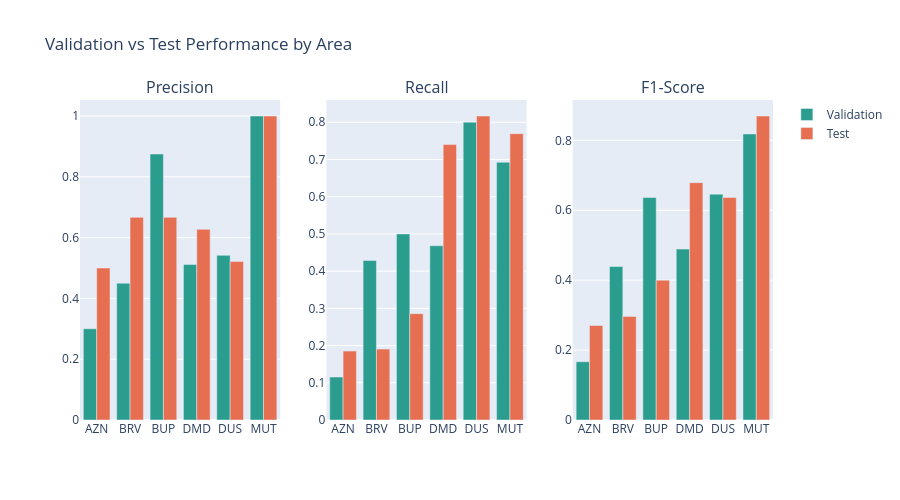

Notebook code cell kept with this figure:
### Markdown cell above
## 11. Area-wise Performance Summary (Interactive)

### Code cell
if evaluation and model_selection:
    # Combine validation and test per-class metrics
    val_per_class = model_selection.get('validation_per_class', {})
    test_per_class = evaluation['metrics']['per_class']
    
    comparison_data = []
    for label in evaluation['labels']:
        comparison_data.append({
            'Area Code': label,
            'Area': CODE_TO_AREA.get(label, label),
            'Val Precision': val_per_class.get(label, {}).get('precision', 0),
            'Val Recall': val_per_class.get(label, {}).get('recall', 0),
            'Val F1': val_per_class.get(label, {}).get('f1', 0),
            'Test Precision': test_per_class.get(label, {}).get('precision', 0),
            'Test Recall': test_per_class.get(label, {}).get('recall', 0),
            'Test F1': test_per_class.get(label, {}).get('f1', 0),
        })
    
    comp_df = pd.DataFrame(comparison_data)
    
    # Create comparison chart
    fig = make_subplots(
        rows=1, cols=3,
        subplot_titles=('Precision', 'Recall', 'F1-Score')
    )
    
    for idx, (metric, col_idx) in enumerate([('Precision', 1), ('Recall', 2), ('F1', 3)]):
        fig.add_trace(
            go.Bar(
                name='Validation',
                x=comp_df['Area Code'],
                y=comp_df[f'Val {metric}'],
                marker_color='#2a9d8f',
                showlegend=idx == 0
            ),
            row=1, col=col_idx
        )
        fig.add_trace(
            go.Bar(
                name='Test',
                x=comp_df['Area Code'],
                y=comp_df[f'Test {metric}'],
                marker_color='#e76f51',
                showlegend=idx == 0
            ),
            row=1, col=col_idx
        )
    
    fig.update_layout(
        title_text='Validation vs Test Performance by Area',
        height=500,
        barmode='group'
    )
    fig.show()
    
    # Display comparison table
    print("\nValidation vs Test Performance Comparison:")
    display(comp_df.style.format({
        'Val Precision': '{:.3f}',
        'Val Recall': '{:.3f}',
        'Val F1': '{:.3f}',
        'Test Precision': '{:.3f}',
        'Test Recall': '{:.3f}',
        'Test F1': '{:.3f}'
    }).hide(axis='index'))
else:
    print("Results not available")

### Figure 1 — Plotly figure (JSON) as saved in the notebook; plotly's stock layout.template omitted (floating-point values rounded to 4 significant figures)
{"data": [{"marker": {"color": "#2a9d8f"}, "name": "Validation", "showlegend": true, "type": "bar", "x": ["AZN", "BRV", "BUP", "DMD", "DUS", "MUT"], "xaxis": "x", "y": [0.3, 0.45, 0.875, 0.5116, 0.5417, 1.0], "yaxis": "y"}, {"marker": {"color": "#e76f51"}, "name": "Test", "showlegend": true, "type": "bar", "x": ["AZN", "BRV", "BUP", "DMD", "DUS", "MUT"], "xaxis": "x", "y": [0.5, 0.6667, 0.6667, 0.6271, 0.5213, 1.0], "yaxis": "y"}, {"marker": {"color": "#2a9d8f"}, "name": "Validation", "showlegend": false, "type": "bar", "x": ["AZN", "BRV", "BUP", "DMD", "DUS", "MUT"], "xaxis": "x2", "y": [0.1154, 0.4286, 0.5, 0.4681, 0.8, 0.6923], "yaxis": "y2"}, {"marker": {"color": "#e76f51"}, "name": "Test", "showlegend": false, "type": "bar", "x": ["AZN", "BRV", "BUP", "DMD", "DUS", "MUT"], "xaxis": "x2", "y": [0.1852, 0.1905, 0.2857, 0.74, 0.8167, 0.7692], "yaxis": "y2"}, {"marker": {"color": "#2a9d8f"}, "name": "Validation", "showlegend": false, "type": "bar", "x": ["AZN", "BRV", "BUP", "DMD", "DUS", "MUT"], "xaxis": "x3", "y": [0.1667, 0.439, 0.6364, 0.4889, 0.646, 0.8182], "yaxis": "y3"}, {"marker": {"color": "#e76f51"}, "name": "Test", "showlegend": false, "type": "bar", "x": ["AZN", "BRV", "BUP", "DMD", "DUS", "MUT"], "xaxis": "x3", "y": [0.2703, 0.2963, 0.4, 0.6789, 0.6364, 0.8696], "yaxis": "y3"}], "layout": {"annotations": [{"font": {"size": 16}, "showarrow": false, "text": "Precision", "x": 0.1444, "xanchor": "center", "xref": "paper", "y": 1, "yanchor": "bottom", "yref": "paper"}, {"font": {"size": 16}, "showarrow": false, "text": "Recall", "x": 0.5, "xanchor": "center", "xref": "paper", "y": 1, "yanchor": "bottom", "yref": "paper"}, {"font": {"size": 16}, "showarrow": false, "text": "F1-Score", "x": 0.8556, "xanchor": "center", "xref": "paper", "y": 1, "yanchor": "bottom", "yref": "paper"}], "barmode": "group", "height": 500, "title": {"text": "Validation vs Test Performance by Area"}, "xaxis": {"anchor": "y", "domain": [0, 0.2889]}, "xaxis2": {"anchor": "y2", "domain": [0.3556, 0.6444]}, "xaxis3": {"anchor": "y3", "domain": [0.7111, 1]}, "yaxis": {"anchor": "x", "domain": [0, 1]}, "yaxis2": {"anchor": "x2", "domain": [0, 1]}, "yaxis3": {"anchor": "x3", "domain": [0, 1]}}}
